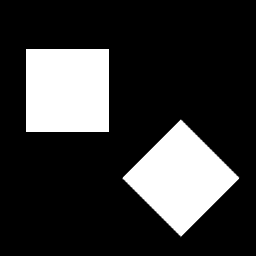
%> input picture 8_Krawedzie/kwadraty.png, 256 x 256 px
$ octave Zad3.m   (GNU Octave 9; MATLAB toolbox functions it lacks are replaced by stand-ins)
%> lines starting %> are read from the running program, lines starting %| are printed output that depends on the picture; in (x1, y1, x2, y2) boxes, pixels count from 0 and x2, y2 are one past the last pixel; in counts of white or black regions, pixels touching at a corner belong together; the program's own positions count from 1

clearvars;
clear all;
clc;

image = imread('kwadraty.png');
%> image is the input picture: size 256x256 uint8; min 0, max 255, mean 53.6
imageEdge = edge(image,'canny');
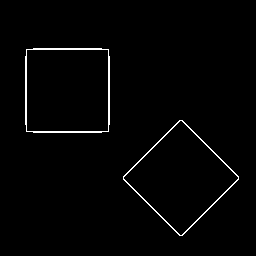
%> imageEdge: size 256x256 logical; 1.6% white in thin lines or dots, all inside (x1, y1, x2, y2) = (25, 48, 239, 236)

figure(1);
subplot(1,2,1); imshow(image);
subplot(1,2,2); imshow(imageEdge);

[H,theta,rho] = hough(imageEdge,'RhoResolution',1,'ThetaResolution',1);
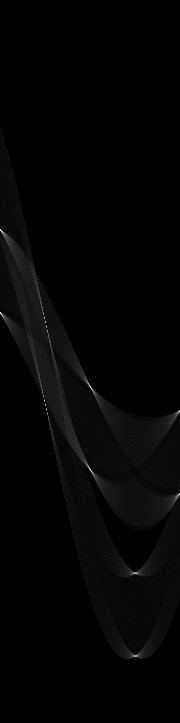
%> H: size 723x180 double; min 0, max 87, mean 1.5; drawn with min black and max white
%> theta = 180 values from -90 to 89; rho = 723 values from -361 to 361
peaks = houghpeaks(H,10);
%> peaks = [231 1; 313 1; 388 91; 470 91; 327 47; 401 45; 410 47; 318 45; 574 135; 656 136]

figure(2);
imshow(H,[]);
hold on;
plot(peaks(:,2),peaks(:,1),'ro');
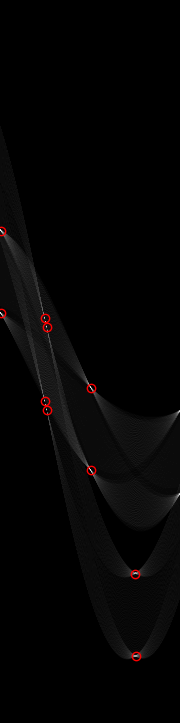
%> figure redrawn from the program's plot data

figure(3);
lines = houghlines(imageEdge,theta,rho,peaks,'FillGap',5,'MinLength',7);
%> lines = 10 lines; longest, point1 to point2 (x, y): (27, 132) to (109, 132), (27, 50) to (109, 50), (27, 50) to (27, 132), (109, 50) to (109, 132), (181, 121) to (239, 177), (183, 121) to (239, 179)

%% przykładowy kod z pomocy houghlines

max_len = 0;

for k = 1:length(lines)
   xy = [lines(k).point1; lines(k).point2];
   plot(xy(:,1),xy(:,2),'LineWidth',2,'Color','green'); hold on

   % Plot beginnings and ends of lines
   plot(xy(1,1),xy(1,2),'x','LineWidth',2,'Color','yellow'); hold on
   plot(xy(2,1),xy(2,2),'x','LineWidth',2,'Color','red'); hold on

   % Determine the endpoints of the longest line segment
   len = norm(lines(k).point1 - lines(k).point2);
   if ( len > max_len)
      max_len = len;
      xy_long = xy;
   end
end
%> this loop made 10 passes
%> (len, max_len, xy_long) on pass 1: (82, 82, [27 132; 109 132])
%> (xy, len) on passes 2 to 7: ([27 50; 109 50], 82), ([27 50; 27 132], 82), ([109 50; 109 132], 82), ([124 179; 179 235], 78.49), ([181 121; 239 177], 80.62), ([183 121; 239 179], 80.62)
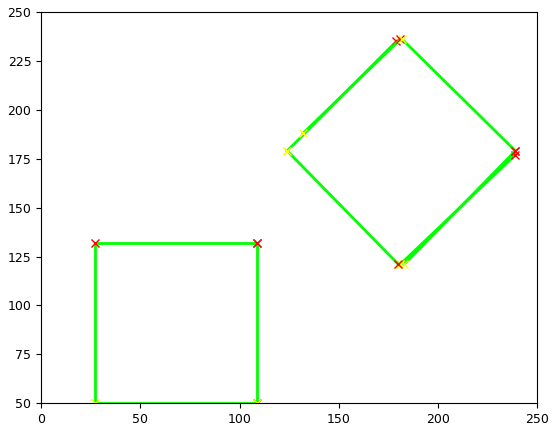
%> figure redrawn from the program's plot data
